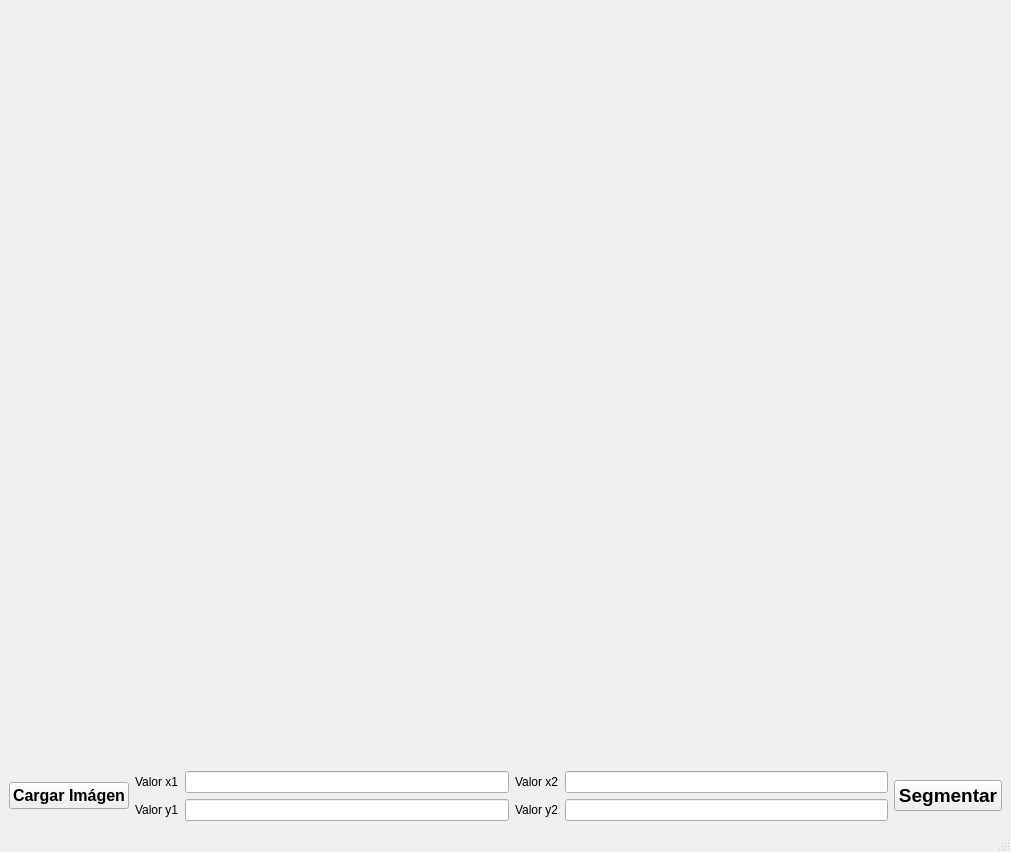
<?xml version="1.0" encoding="UTF-8"?>
<ui version="4.0">
 <class>MainWindow</class>
 <widget class="QMainWindow" name="MainWindow">
  <property name="geometry">
   <rect>
    <x>0</x>
    <y>0</y>
    <width>1011</width>
    <height>852</height>
   </rect>
  </property>
  <property name="windowTitle">
   <string>MainWindow</string>
  </property>
  <widget class="QWidget" name="centralwidget">
   <layout class="QGridLayout" name="gridLayout">
    <item row="0" column="0" colspan="6">
     <widget class="QWidget" name="campo_grafico" native="true">
      <widget class="QWidget" name="verticalLayoutWidget">
       <property name="geometry">
        <rect>
         <x>30</x>
         <y>20</y>
         <width>941</width>
         <height>701</height>
        </rect>
       </property>
       <layout class="QVBoxLayout" name="layout"/>
      </widget>
     </widget>
    </item>
    <item row="1" column="0" rowspan="2">
     <widget class="QPushButton" name="boton_cargar">
      <property name="font">
       <font>
        <family>Microsoft YaHei UI</family>
        <pointsize>12</pointsize>
        <weight>75</weight>
        <bold>true</bold>
       </font>
      </property>
      <property name="text">
       <string>Cargar Imágen</string>
      </property>
     </widget>
    </item>
    <item row="1" column="1">
     <widget class="QLabel" name="label">
      <property name="text">
       <string>Valor x1</string>
      </property>
     </widget>
    </item>
    <item row="1" column="2">
     <widget class="QLineEdit" name="x1"/>
    </item>
    <item row="1" column="3">
     <widget class="QLabel" name="label_2">
      <property name="text">
       <string>Valor x2</string>
      </property>
     </widget>
    </item>
    <item row="1" column="4">
     <widget class="QLineEdit" name="x2"/>
    </item>
    <item row="1" column="5" rowspan="2">
     <widget class="QPushButton" name="mostrar">
      <property name="font">
       <font>
        <pointsize>14</pointsize>
        <weight>75</weight>
        <bold>true</bold>
       </font>
      </property>
      <property name="text">
       <string>Segmentar</string>
      </property>
     </widget>
    </item>
    <item row="2" column="1">
     <widget class="QLabel" name="label_3">
      <property name="text">
       <string>Valor y1</string>
      </property>
     </widget>
    </item>
    <item row="2" column="2">
     <widget class="QLineEdit" name="y1"/>
    </item>
    <item row="2" column="3">
     <widget class="QLabel" name="label_4">
      <property name="text">
       <string>Valor y2</string>
      </property>
     </widget>
    </item>
    <item row="2" column="4">
     <widget class="QLineEdit" name="y2"/>
    </item>
   </layout>
  </widget>
  <widget class="QMenuBar" name="menubar">
   <property name="geometry">
    <rect>
     <x>0</x>
     <y>0</y>
     <width>1011</width>
     <height>21</height>
    </rect>
   </property>
  </widget>
  <widget class="QStatusBar" name="statusbar"/>
 </widget>
 <resources/>
 <connections/>
</ui>
